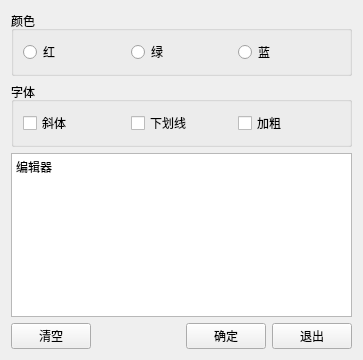
<?xml version="1.0" encoding="UTF-8"?>
<ui version="4.0">
 <class>MainWindow</class>
 <widget class="QWidget" name="MainWindow">
  <property name="geometry">
   <rect>
    <x>0</x>
    <y>0</y>
    <width>363</width>
    <height>360</height>
   </rect>
  </property>
  <property name="windowTitle">
   <string>MainWindow</string>
  </property>
  <property name="windowIcon">
   <iconset resource="../../cmake-build-debug/.qt/rcc/imageresources.qrc">
    <normaloff>:/images/images/img.png</normaloff>
    <normalon>:/images/images/img.png</normalon>:/images/images/img.png</iconset>
  </property>
  <layout class="QVBoxLayout" name="verticalLayout">
   <item>
    <widget class="QGroupBox" name="groupBox">
     <property name="title">
      <string>颜色</string>
     </property>
     <layout class="QHBoxLayout" name="horizontalLayout">
      <item>
       <widget class="QRadioButton" name="rb_r">
        <property name="text">
         <string>红</string>
        </property>
       </widget>
      </item>
      <item>
       <widget class="QRadioButton" name="rb_g">
        <property name="text">
         <string>绿</string>
        </property>
       </widget>
      </item>
      <item>
       <widget class="QRadioButton" name="rb_b">
        <property name="text">
         <string>蓝</string>
        </property>
       </widget>
      </item>
     </layout>
    </widget>
   </item>
   <item>
    <widget class="QGroupBox" name="groupBox_2">
     <property name="title">
      <string>字体</string>
     </property>
     <layout class="QHBoxLayout" name="horizontalLayout_2">
      <item>
       <widget class="QCheckBox" name="cb_italic">
        <property name="text">
         <string>斜体</string>
        </property>
       </widget>
      </item>
      <item>
       <widget class="QCheckBox" name="cb_underline">
        <property name="text">
         <string>下划线</string>
        </property>
       </widget>
      </item>
      <item>
       <widget class="QCheckBox" name="cb_bold">
        <property name="text">
         <string>加粗</string>
        </property>
       </widget>
      </item>
     </layout>
    </widget>
   </item>
   <item>
    <widget class="QPlainTextEdit" name="input_editor">
     <property name="plainText">
      <string>编辑器</string>
     </property>
    </widget>
   </item>
   <item>
    <layout class="QHBoxLayout" name="horizontalLayout_3">
     <item>
      <widget class="QPushButton" name="btn_clear">
       <property name="text">
        <string>清空</string>
       </property>
      </widget>
     </item>
     <item>
      <spacer name="horizontalSpacer">
       <property name="orientation">
        <enum>Qt::Orientation::Horizontal</enum>
       </property>
       <property name="sizeHint" stdset="0">
        <size>
         <width>40</width>
         <height>20</height>
        </size>
       </property>
      </spacer>
     </item>
     <item>
      <widget class="QPushButton" name="btn_ok">
       <property name="text">
        <string>确定</string>
       </property>
      </widget>
     </item>
     <item>
      <widget class="QPushButton" name="btn_exit">
       <property name="text">
        <string>退出</string>
       </property>
      </widget>
     </item>
    </layout>
   </item>
  </layout>
 </widget>
 <resources>
  <include location="../../cmake-build-debug/.qt/rcc/imageresources.qrc"/>
 </resources>
 <connections>
  <connection>
   <sender>btn_exit</sender>
   <signal>clicked()</signal>
   <receiver>MainWindow</receiver>
   <slot>close()</slot>
   <hints>
    <hint type="sourcelabel">
     <x>315</x>
     <y>343</y>
    </hint>
    <hint type="destinationlabel">
     <x>258</x>
     <y>227</y>
    </hint>
   </hints>
  </connection>
  <connection>
   <sender>btn_clear</sender>
   <signal>clicked()</signal>
   <receiver>input_editor</receiver>
   <slot>clear()</slot>
   <hints>
    <hint type="sourcelabel">
     <x>52</x>
     <y>341</y>
    </hint>
    <hint type="destinationlabel">
     <x>68</x>
     <y>324</y>
    </hint>
   </hints>
  </connection>
  <connection>
   <sender>cb_italic</sender>
   <signal>clicked(bool)</signal>
   <receiver>MainWindow</receiver>
   <slot>italic_checked(bool)</slot>
   <hints>
    <hint type="sourcelabel">
     <x>72</x>
     <y>101</y>
    </hint>
    <hint type="destinationlabel">
     <x>148</x>
     <y>-11</y>
    </hint>
   </hints>
  </connection>
  <connection>
   <sender>cb_bold</sender>
   <signal>clicked(bool)</signal>
   <receiver>MainWindow</receiver>
   <slot>bold_checked(bool)</slot>
   <hints>
    <hint type="sourcelabel">
     <x>294</x>
     <y>104</y>
    </hint>
    <hint type="destinationlabel">
     <x>369</x>
     <y>99</y>
    </hint>
   </hints>
  </connection>
  <connection>
   <sender>rb_r</sender>
   <signal>clicked(bool)</signal>
   <receiver>MainWindow</receiver>
   <slot>red_checked(bool)</slot>
   <hints>
    <hint type="sourcelabel">
     <x>53</x>
     <y>40</y>
    </hint>
    <hint type="destinationlabel">
     <x>22</x>
     <y>-15</y>
    </hint>
   </hints>
  </connection>
  <connection>
   <sender>rb_g</sender>
   <signal>clicked(bool)</signal>
   <receiver>MainWindow</receiver>
   <slot>green_checked(bool)</slot>
   <hints>
    <hint type="sourcelabel">
     <x>155</x>
     <y>40</y>
    </hint>
    <hint type="destinationlabel">
     <x>100</x>
     <y>-17</y>
    </hint>
   </hints>
  </connection>
  <connection>
   <sender>rb_b</sender>
   <signal>clicked(bool)</signal>
   <receiver>MainWindow</receiver>
   <slot>blue_checked(bool)</slot>
   <hints>
    <hint type="sourcelabel">
     <x>278</x>
     <y>40</y>
    </hint>
    <hint type="destinationlabel">
     <x>261</x>
     <y>-1</y>
    </hint>
   </hints>
  </connection>
  <connection>
   <sender>cb_underline</sender>
   <signal>clicked(bool)</signal>
   <receiver>MainWindow</receiver>
   <slot>underline_checked(bool)</slot>
   <hints>
    <hint type="sourcelabel">
     <x>208</x>
     <y>105</y>
    </hint>
    <hint type="destinationlabel">
     <x>285</x>
     <y>-10</y>
    </hint>
   </hints>
  </connection>
 </connections>
 <slots>
  <slot>italic_checked(bool)</slot>
  <slot>underline_checked(bool)</slot>
  <slot>bold_checked(bool)</slot>
  <slot>red_checked(bool)</slot>
  <slot>green_checked(bool)</slot>
  <slot>blue_checked(bool)</slot>
 </slots>
</ui>
